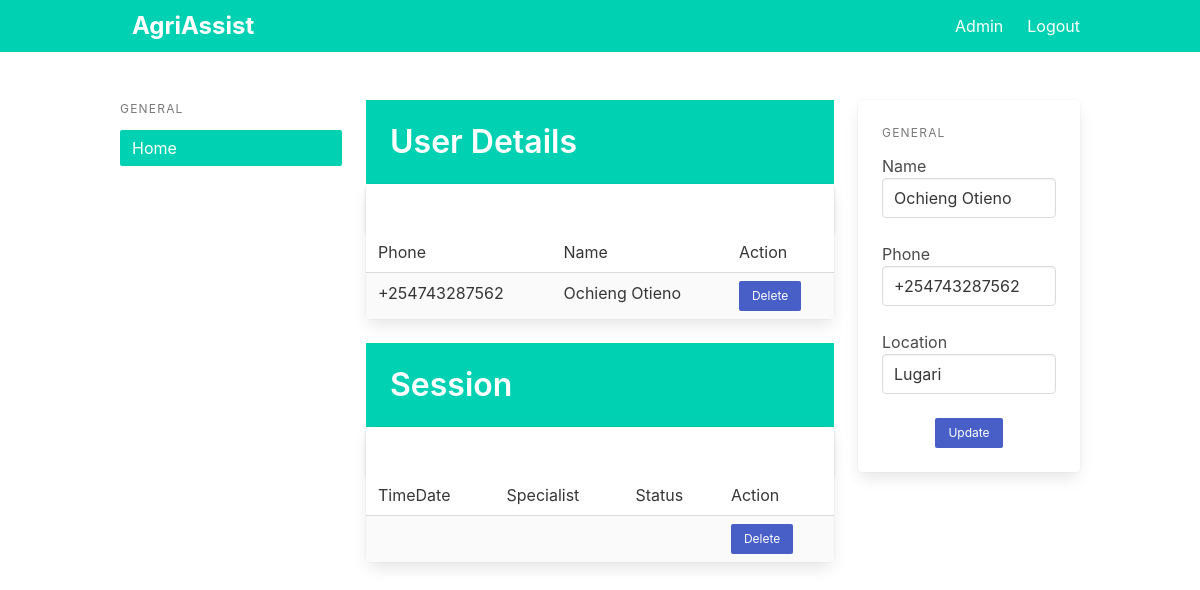
Before: /user/1 (signed in) with the older database file.
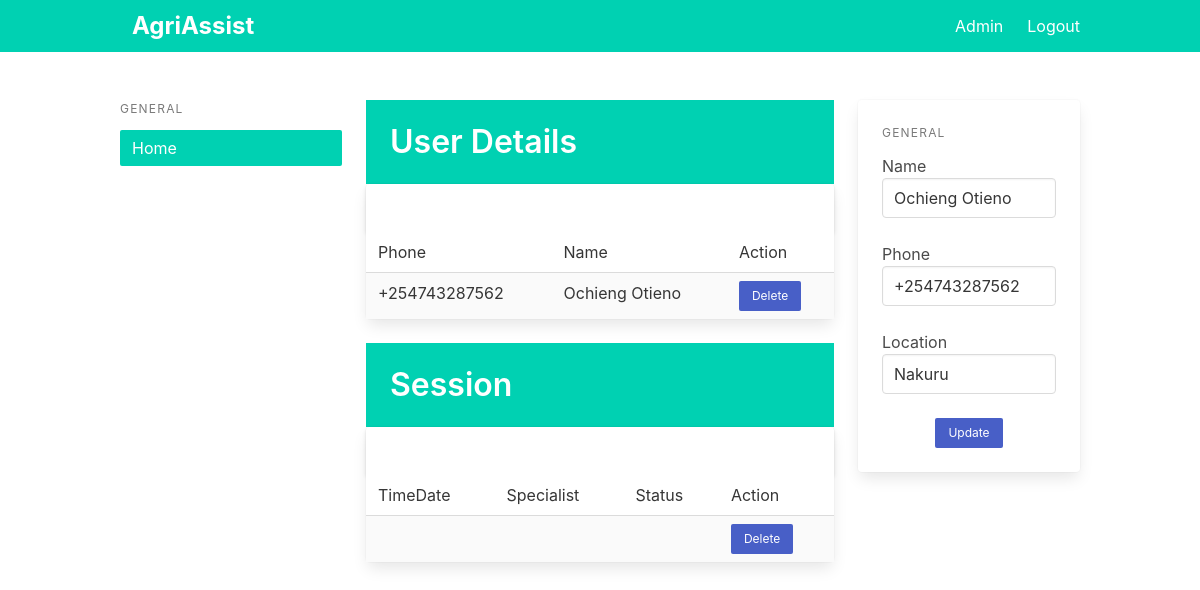
After: the same page with the newer database file.
### app/models.py (models this page shows)
class User(db.Model):
    id = db.Column(db.Integer, primary_key=True)
    phone = db.Column(db.String(15), unique=True)
    name = db.Column(db.String(100))
    location = db.Column(db.String(100))

### app/pages.py (the view)
@page.route('/user/<id>', methods=['POST', 'GET'])
@login_required
def view_user(id):
    user = User.query.filter_by(id=id).first_or_404()
    return render_template('user.html', user=user)

### app/__init__.py (called while the page is built)
def create_app():
    app = Flask(__name__)
    app.config.from_pyfile('settings.py')
    app.config["FLASK_DEBUG"] = True
    app.config['SECRET_KEY'] = 'secret-key-goes-here'
    app.config['SQLALCHEMY_DATABASE_URI'] = 'sqlite:///db.sqlite'
    db.init_app(app)
    login_manager = LoginManager()
    login_manager.login_view = 'auth.login'
    login_manager.init_app(app)
    from .models import Admin
    @login_manager.user_loader
    def load_user(user_id):
        return Admin.query.get(int(user_id))
    with app.app_context():
        db.create_all()
    from .auth import auth as auth_blueprint
    app.register_blueprint(auth_blueprint)
    from .pages import page as page_blueprint
    app.register_blueprint(page_blueprint)
    from .main import main as main_blueprint
    app.register_blueprint(main_blueprint)
    return app

### app/templates/user.html (shortened to what this page needs)
{% extends "base.html" %}
{% block content %}
<div class="columns">
    <div class="column is-3">
        <aside class="menu is-hidden-mobile">
            <p class="menu-label">
                General
            </p>
            <ul class="menu-list">
                <li><a class="has-background-primary has-text-white">Home</a></li>
            </ul>
        </aside>
    </div>
    <div class="column is-6">
        <section class="hero is-primary welcome is-small">
            <div class="hero-body">
                <div class="">
                    <h1 class="title">
                        User Details
                    </h1>
                </div>
            </div>
        </section>
        <div class="is-3">
            <div class="card events-card">
                <header class="card-header">
                    <a href="#" class="card-header-icon" aria-label="more options">
                        <span class="icon">
                        </span>
                    </a>
                </header>
                <div class="card-table">
                    <div class="content">
                        <table class="table is-fullwidth is-striped">
                            <tbody>
                                <tr>
                                    <td>Phone</td>
                                    <td>Name</td>
                                    <td>Action</td>
                                </tr>
                                <tr>
                                    <td>{{user.phone}}</td>
                                    <td>{{user.name}}</td>
                                    <td><a class="button is-link is-small" href="/delete/{{user.id}}">Delete</a>
                                    </td>
                                </tr>
                            </tbody>
                        </table>
                    </div>
                </div>
            </div>
        </div>
        <br />
        <section class="hero is-primary welcome is-small">
            <div class="hero-body">
                <div class="container">
                    <h1 class="title">
                        Session
                    </h1>
                </div>
            </div>
        </section>
        <div class="is-3">
            <div class="card events-card">
                <header class="card-header">
                    <a href="#" class="card-header-icon" aria-label="more options">
                        <span class="icon">
                        </span>
                    </a>
                </header>
                <div class="card-table">
                    <div class="content">
                        <table class="table is-fullwidth is-striped">
                            <tbody>
                                <tr>
                                    <td>TimeDate</td>
                                    <td>Specialist</td>
                                    <td>Status</td>
                                    <td>Action</td>
                                </tr>
                                <tr>
                                    <td>{{user.timedate}}</td>
                                    <td>{{user.specialist}}</td>
                                    <td>{{user.status}}</td>
                                    <td><a class="button is-primary is-link is-small"
                                            href="/delete/{{user.id}}">Delete</a></td>
                                </tr>
                            </tbody>
                        </table>
                    </div>
                </div>
            </div>
        </div>
    </div>
    <div class="column is-3">
        <div class="card">
            <div class="card-content">
                <div class="content">
                    <aside class="menu is-hidden-mobile">
                        <p class="menu-label">
                            General
                        </p>
                        <div class="file is-centered is-boxed is-success has-name">
                            <label class="file-label">
                                <form action="{{ url_for('page.update_user', id=user.id) }}" method="POST">
                                    <div class="control">
                                        <label>Name</label>
                                        <input class="input" type="text" value="{{user.name}}" name="name">
                                    </div>
                                    <br />
                                    <div class="control">
                                        <label>Phone</label>
                                        <input class="input" type="text" value="{{user.phone}}" name="phone">
                                    </div>
                                    <br>
                                    <div class="control">
                                        <label>Location</label>
                                        <input class="input" type="text" value="{{user.location}}" name="location">
                                    </div>
                                    <br />
                                    <div class="field is-grouped is-grouped-centered">
                                        <p class="control">
                                            <input type="submit" value="Update"
                                                class="button is-primary is-link is-small">
                                        </p>
                                    </div>
                                </form>
                            </label>
                        </div>
                    </aside>
                </div>
            </div>
        </div>
    </div>
</div>
{% endblock %}

### app/templates/base.html (shortened to what this page needs)
<!DOCTYPE html>
<html>
<head>
  <link rel="stylesheet" href="https://cdnjs.cloudflare.com/ajax/libs/bulma/0.7.2/css/bulma.min.css" />
</head>
<body>
  <section class="is-fullheight">
    <div class="hero-head">
      <nav class="navbar is-primary">
        <div class="container">
          <div id="navbarMenuHeroA" class="navbar-menu">
            <div class="navbar-start">
              <a href="{{ url_for('main.index') }}" class="navbar-item label is-large">
                AgriAssist
              </a>
            </div>
            <div class="navbar-end">
              {% if current_user.is_authenticated %}
              <a href="{{ url_for('main.index') }}" class="navbar-item">
                Admin
              </a>
              {% endif %}
              {% if current_user.is_authenticated %}
              <a href="{{ url_for('auth.logout') }}" class="navbar-item">
                Logout
              </a>
              {% endif %}
            </div>
          </div>
        </div>
      </nav>
    </div>
    <div class="hero-body">
      <div class="container">
        {% block content %}
        {% endblock %}
      </div>
    </div>
  </section>
</body>
</html>

Changed rows visible on the page:
changed User "Ochieng Otieno": location "Lugari" → "Nakuru"
